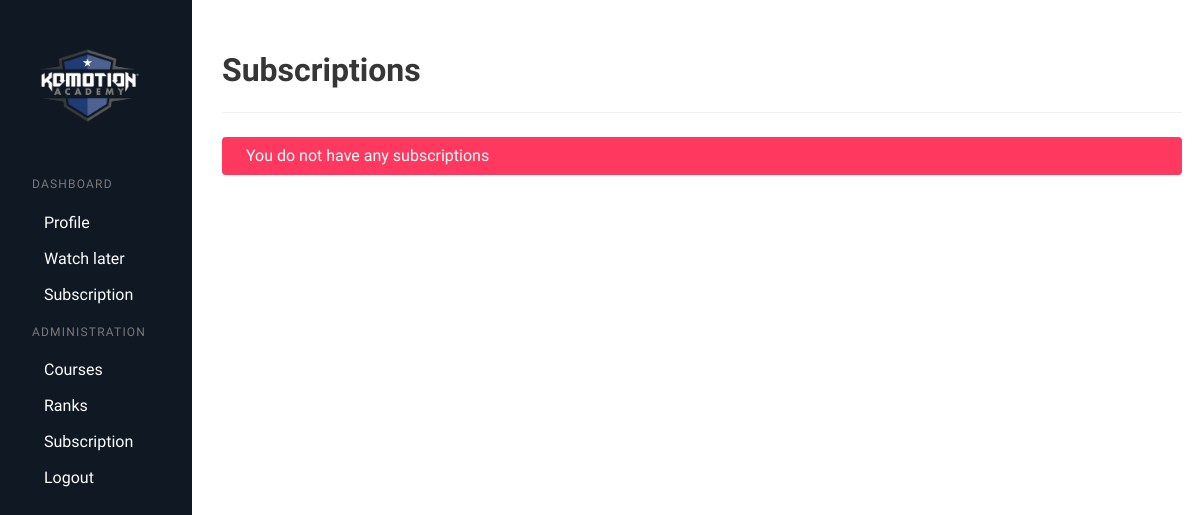
The app's page /dashboard/admin/subscription (signed in), older data.
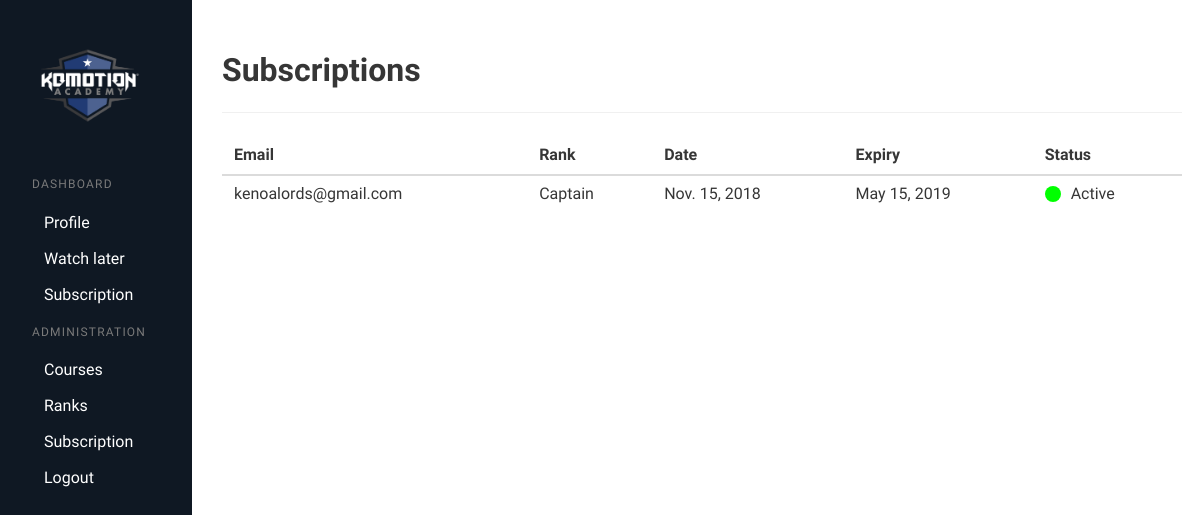
The same page, newer data.
### academy/models.py (models this page shows, shortened)
class Subscription(models.Model):
    user = models.ForeignKey(User, on_delete=models.SET_NULL, null=True)
    rank = models.ForeignKey(Rank, on_delete=models.SET_NULL, null=True)
    start_date = models.DateField(auto_now_add=False)
    end_date = models.DateField(auto_now_add=False)
    is_active = models.BooleanField(default=False)
    created_at = models.DateTimeField(auto_now_add=True)

class Rank(models.Model):
    title = models.CharField(max_length=128)
    description = models.TextField(blank=True, null=True)
    image = models.ImageField(upload_to="rank/", null=True, blank=True)
    cost = models.DecimalField(max_digits=10, decimal_places=2, default=0.0)
    class Meta:
        ordering = ['title']

### academy/views.py (the view)
# urls.py: path('dashboard/admin/subscription', AdminSubscriptionsView.as_view(), name="admin_subscriptions"),
class AdminSubscriptionsView(TemplateView):
    template_name = 'user/admin_subscription.html'
    def get(self, request):
        if request.user.is_authenticated and request.user.is_superuser:
            return render(request, template_name=self.template_name, context={ 'subs': Subscription.objects.all() })

### academy/templates/user/admin_subscription.html
{% extends '../base/dashboard.html' %}
{% block content %}
    <section>
        <div class="container">
            <h2 class="title is-3">Subscriptions</h2>
            <hr>
            {% if subs %}
                <table class="table is-fullwidth">
                    <thead>
                        <tr>
                            <th>Email</th>
                            <th>Rank</th>
                            <th>Date</th>
                            <th>Expiry</th>
                            <th>Status</th>
                        </tr>
                    </thead>
                    <tbody>
                        {% for sub in subs %}
                            <tr>
                                <td>{{ sub.user.email }}</td>
                                <td>{{ sub.rank.title }}</td>
                                <td>{{ sub.start_date }}</td>
                                <td>{{ sub.end_date }}</td>
                                <td>
                                    {% if sub.is_active == True %}
                                        <span class="indicator is-active">Active</span>
                                    {% else %}
                                        <span class="indicator is-expired">Expired</span>
                                    {% endif %}
                                </td>
                            </tr>
                        {% endfor %}
                    </tbody>
                </table>
            {% else %}
                <div class="notification is-danger">
                    You do not have any subscriptions
                </div>
            {% endif %}
        </div>
    </section>
{% endblock content %}

Row changes from the older to the newer data that the page shows:
added Subscription: user.email "kenoalords@gmail.com", rank "Captain", start_date "Nov. 15, 2018", end_date "May 15, 2019", is_active "Active"
Text that changed along with them:
text no longer shown: "You do not have any subscriptions"
text now shown: "Email Rank Date Expiry Status"
